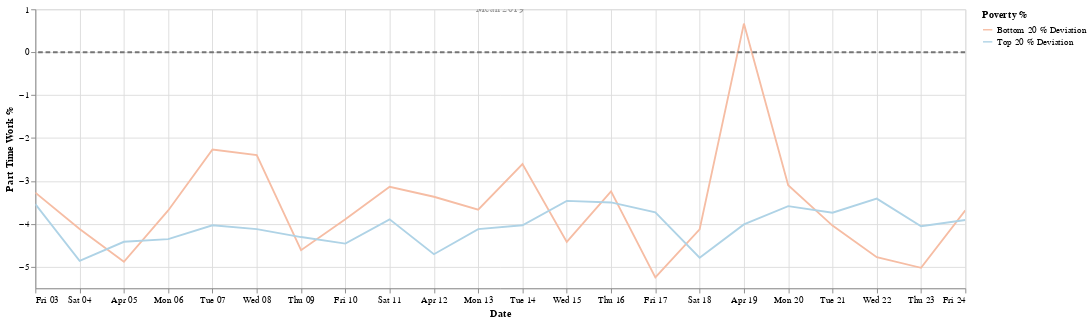

The notebook cell saved with this chart:
### Markdown cell above
**April 10, 2020:**
NYS records more COVID19 cases than any other country

### Code cell
start_date = '2020-4-2'
end_date = '2020-4-24'
df2 = apply_date_filter(df,start_date,end_date)
chart = create_chart(df2)
chart
#df2

### Figure 1 — Vega-Lite specification as saved in the notebook (floating-point values rounded to 4 significant figures)
{"config": {"view": {"continuousHeight": 300, "continuousWidth": 400}, "range": {"category": {"scheme": "redblue"}}}, "layer": [{"data": {"name": "data-934295692526dfc950e0b9f512837ef1"}, "mark": "line", "encoding": {"color": {"type": "nominal", "field": "Poverty %"}, "x": {"type": "temporal", "field": "date", "title": "Date"}, "y": {"type": "quantitative", "field": "part_time_value", "title": "Part Time Work %"}}, "selection": {"selector002": {"type": "interval", "bind": "scales", "encodings": ["x", "y"]}}, "transform": [{"fold": ["Bottom 20 % Deviation", "Top 20 % Deviation"], "as": ["Poverty %", "part_time_value"]}], "width": 1000}, {"data": {"name": "data-7f3a6b86ed460c4e648f2393735a11f6"}, "mark": {"type": "rule", "color": "#757575", "size": 2, "strokeDash": [5, 3]}, "encoding": {"size": {"value": 2}, "y": {"type": "quantitative", "field": "Mean 2019"}}}, {"data": {"name": "data-d764767e7dd3b10b2c76c1355ce10ef3"}, "mark": {"type": "text", "angle": 0, "text": "Mean 2019"}, "encoding": {"opacity": {"value": 0.4}, "y": {"type": "quantitative", "field": "y"}}}], "$schema": "https://vega.github.io/schema/vega-lite/v4.8.1.json", "datasets": {"data-934295692526dfc950e0b9f512837ef1": [{"date": "2020-04-13T00:00:00+00:00", "Top 20 %": 4.067, "Bottom 20 %": 4.518, "Top 20 % Deviation": -4.12, "Bottom 20 % Deviation": -3.669}, {"date": "2020-04-12T00:00:00+00:00", "Top 20 %": 3.482, "Bottom 20 %": 4.82, "Top 20 % Deviation": -4.706, "Bottom 20 % Deviation": -3.368}, {"date": "2020-04-20T00:00:00+00:00", "Top 20 %": 4.602, "Bottom 20 %": 5.088, "Top 20 % Deviation": -3.586, "Bottom 20 % Deviation": -3.1}, {"date": "2020-04-22T00:00:00+00:00", "Top 20 %": 4.777, "Bottom 20 %": 3.413, "Top 20 % Deviation": -3.41, "Bottom 20 % Deviation": -4.775}, {"date": "2020-04-19T00:00:00+00:00", "Top 20 %": 4.176, "Bottom 20 %": 8.855, "Top 20 % Deviation": -4.011, "Bottom 20 % Deviation": 0.6675}, {"date": "2020-04-10T00:00:00+00:00", "Top 20 %": 3.728, "Bottom 20 %": 4.295, "Top 20 % Deviation": -4.459, "Bottom 20 % Deviation": -3.893}, {"date": "2020-04-23T00:00:00+00:00", "Top 20 %": 4.132, "Bottom 20 %": 3.166, "Top 20 % Deviation": -4.055, "Bottom 20 % Deviation": -5.022}, {"date": "2020-04-21T00:00:00+00:00", "Top 20 %": 4.448, "Bottom 20 %": 4.148, "Top 20 % Deviation": -3.74, "Bottom 20 % Deviation": -4.04}, {"date": "2020-04-09T00:00:00+00:00", "Top 20 %": 3.882, "Bottom 20 %": 3.575, "Top 20 % Deviation": -4.306, "Bottom 20 % Deviation": -4.613}, {"date": "2020-04-17T00:00:00+00:00", "Top 20 %": 4.455, "Bottom 20 %": 2.943, "Top 20 % Deviation": -3.733, "Bottom 20 % Deviation": -5.244}, {"date": "2020-04-08T00:00:00+00:00", "Top 20 %": 4.068, "Bottom 20 %": 5.792, "Top 20 % Deviation": -4.12, "Bottom 20 % Deviation": -2.395}, {"date": "2020-04-15T00:00:00+00:00", "Top 20 %": 4.725, "Bottom 20 %": 3.768, "Top 20 % Deviation": -3.463, "Bottom 20 % Deviation": -4.42}, {"date": "2020-04-03T00:00:00+00:00", "Top 20 %": 4.648, "Bottom 20 %": 4.915, "Top 20 % Deviation": -3.54, "Bottom 20 % Deviation": -3.273}, {"date": "2020-04-11T00:00:00+00:00", "Top 20 %": 4.295, "Bottom 20 %": 5.051, "Top 20 % Deviation": -3.893, "Bottom 20 % Deviation": -3.137}, {"date": "2020-04-06T00:00:00+00:00", "Top 20 %": 3.834, "Bottom 20 %": 4.502, "Top 20 % Deviation": -4.354, "Bottom 20 % Deviation": -3.686}, {"date": "2020-04-04T00:00:00+00:00", "Top 20 %": 3.329, "Bottom 20 %": 4.069, "Top 20 % Deviation": -4.859, "Bottom 20 % Deviation": -4.119}, {"date": "2020-04-14T00:00:00+00:00", "Top 20 %": 4.156, "Bottom 20 %": 5.582, "Top 20 % Deviation": -4.032, "Bottom 20 % Deviation": -2.606}, {"date": "2020-04-18T00:00:00+00:00", "Top 20 %": 3.4, "Bottom 20 %": 4.06, "Top 20 % Deviation": -4.787, "Bottom 20 % Deviation": -4.127}, {"date": "2020-04-24T00:00:00+00:00", "Top 20 %": 4.28, "Bottom 20 %": 4.502, "Top 20 % Deviation": -3.908, "Bottom 20 % Deviation": -3.686}, {"date": "2020-04-16T00:00:00+00:00", "Top 20 %": 4.688, "Bottom 20 %": 4.945, "Top 20 % Deviation": -3.5, "Bottom 20 % Deviation": -3.243}, {"date": "2020-04-07T00:00:00+00:00", "Top 20 %": 4.156, "Bottom 20 %": 5.92, "Top 20 % Deviation": -4.032, "Bottom 20 % Deviation": -2.268}, {"date": "2020-04-05T00:00:00+00:00", "Top 20 %": 3.771, "Bottom 20 %": 3.306, "Top 20 % Deviation": -4.416, "Bottom 20 % Deviation": -4.881}], "data-7f3a6b86ed460c4e648f2393735a11f6": [{"Mean 2019": 0}], "data-d764767e7dd3b10b2c76c1355ce10ef3": [{"y": 1}]}}
